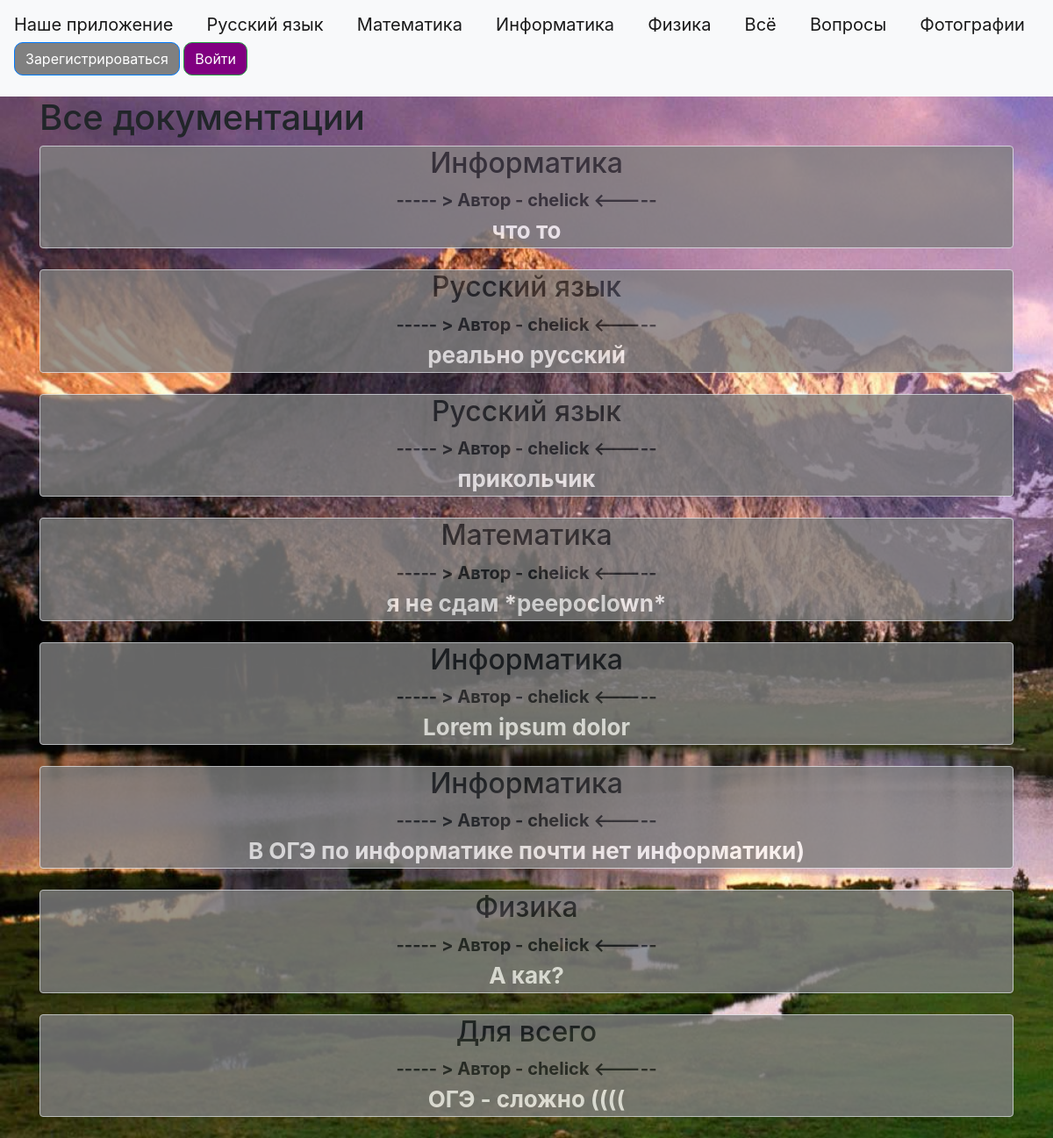
Screenshot of /allnews.html with the database file from the repository.
### data/news.py (models this page shows)
class News(SqlAlchemyBase):
    __tablename__ = 'news'
    id = sqlalchemy.Column(sqlalchemy.Integer,
                           primary_key=True, autoincrement=True)
    title = sqlalchemy.Column(sqlalchemy.String, nullable=True)
    content = sqlalchemy.Column(sqlalchemy.String, nullable=True)
    created_date = sqlalchemy.Column(sqlalchemy.DateTime,
                                     default=datetime.datetime.now)
    is_question = sqlalchemy.Column(sqlalchemy.Boolean, default=True)
    user_id = sqlalchemy.Column(sqlalchemy.Integer,
                                sqlalchemy.ForeignKey("users.id"))
    user = orm.relationship('User')
    answers = orm.relationship('Answer', back_populates='question', lazy='dynamic')

### data/users.py (models this page shows, shortened)
class User(SqlAlchemyBase, UserMixin):
    __tablename__ = 'users'
    id = sqlalchemy.Column(sqlalchemy.Integer,
                           primary_key=True, autoincrement=True)
    name = sqlalchemy.Column(sqlalchemy.String, nullable=True)
    about = sqlalchemy.Column(sqlalchemy.String, nullable=True)
    email = sqlalchemy.Column(sqlalchemy.String,
                              index=True, unique=True, nullable=True)
    hashed_password = sqlalchemy.Column(sqlalchemy.String, nullable=True)
    created_date = sqlalchemy.Column(sqlalchemy.DateTime,
                                     default=datetime.datetime.now)
    news = orm.relationship("News", back_populates='user')

### main.py (the view)
@app.route("/allnews.html")
def all():
    db_sess = db_session.create_session()
    news = db_sess.query(News).filter(News.is_question != True)
    return render_template("allnews.html", news=news, title='ALL Documentation')

### data/db_session.py (called while the page is built)
def create_session() -> Session:
    global __factory
    return __factory()

### templates/allnews.html (shortened to what this page needs)
{% extends "base.html" %}
{% block content %}
<h1>Все документации</h1>
{% for item in news%}
<div class="col-md6 border rounded" style="background-color: gray; opacity: .8;">
    <h2 style="text-align: center;">{{item.title}}</h2>
    <div style="font-size: 20px; text-align: center; font-weight: bold">
        ----- > Автор - {{item.user.name}} <-----
    </div>
    <div style="text-align: center; font-size: 26px; font-weight: bold; color: white;">
        {{item.content}}
    </div>
</div>
<br>
{% endfor %}
{% endblock %}

### rows the page displays
News: title "Информатика", user.name "chelick", content "что то"
News: title "Русский язык", user.name "chelick", content "реально русский"
News: title "Русский язык", user.name "chelick", content "прикольчик"
News: title "Математика", user.name "chelick", content "я не сдам *peepoclown*"
News: title "Информатика", user.name "chelick", content "Lorem ipsum dolor"
News: title "Информатика", user.name "chelick", content "В ОГЭ по информатике почти нет информатики)"
News: title "Физика", user.name "chelick", content "А как?"
News: title "Для всего", user.name "chelick", content "ОГЭ - сложно (((("
